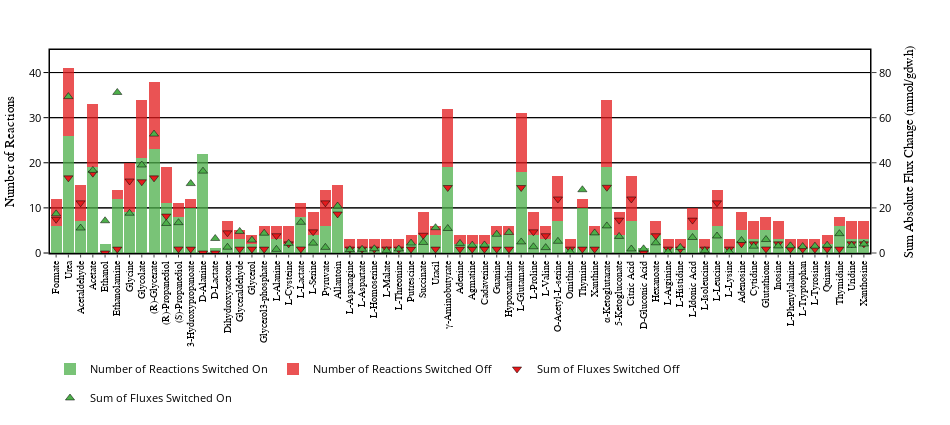
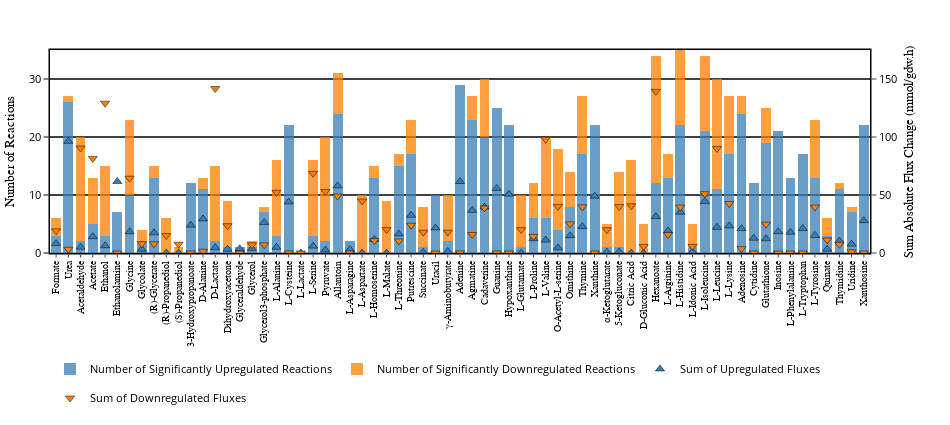

Notebook code cell kept with these figures, in order:
### Code cell
on_trace = go.Bar(x=metabolite_order, y=on_df.count().values,
                  name='Number of Reactions Switched On', 
                  marker=dict(color='#4DAF4A', line=dict(width=0, color='black')),
                  legendgroup='Switched On', showlegend=True, orientation='v', width=0.9, opacity=0.75)
off_trace = go.Bar(x=metabolite_order, y=off_df.count().values,
                   name='Number of Reactions Switched Off', marker=dict(color='#E41A1C', line=dict(width=0, color='black')),
                   legendgroup='Switched Off', showlegend=True, orientation='v', width=0.9, opacity=0.75)
on_flux_trace = go.Scatter(x=metabolite_order,y=on_df.sum().values,name='Sum of Fluxes Switched On',yaxis='y2',mode='markers',
                           marker_color=cl.scales['5']['qual']['Set1'][2], marker=dict(size=8, symbol='triangle-up',
                                                                                       line=dict(width=0.5, color='black')))
off_flux_trace = go.Scatter(x=metabolite_order,y=off_df.sum().values,name='Sum of Fluxes Switched Off',yaxis='y2',mode='markers',
                            marker_color=cl.scales['5']['qual']['Set1'][0], marker=dict(size=8, symbol='triangle-down',
                                                                                        line=dict(width=0.5, color='black')))

layout = go.Layout(height=425, width=950, barmode='stack', margin=dict(l=50, t=50), 
                   showlegend=True, legend=dict(orientation='h', x=0, y=-0.5, font=dict(size=11.38, color='black')),
                   xaxis=dict(showline=True, linewidth=1.5, linecolor='black', mirror=True, ticks='outside', ticklen=3, 
                              tickfont=dict(size=9.75, family='Arial', color='black'), tickangle=-90, side='bottom', 
                              range=(-0.5,66.5)),
                   yaxis=dict(title='Number of Reactions', titlefont=dict(family='Arial', size=13, color='black'),
                              showline=True, linewidth=1.5, linecolor='black', ticks='outside', range=(0,45), 
                              tickcolor='black', gridcolor='black', tickfont=dict(size=11.38, color='black'),mirror=False),
                  yaxis2=dict(title='Sum Absolute Flux Change (mmol/gdw.h)', anchor='x', overlaying='y', linewidth=1.5, linecolor='black',
                              titlefont=dict(family='Arial', size=13, color='black'), showline=True, ticks='outside',
                              range=(0,90), tickfont=dict(size=11.38, color='black'), gridcolor='black', mirror=False,
                              side='right'))
fig_on_off = go.Figure(data=[on_trace,off_trace,off_flux_trace, on_flux_trace],layout=layout)


trace_list=[]
upreg_trace = go.Bar(x=metabolite_order, y=significantly_upregulated_df.count().values,
                     name='Number of Significantly Upregulated Reactions', marker_color=cl.scales['5']['qual']['Set1'][1],
                     legendgroup='Number of Significantly Upregulated Reactions', 
                     showlegend=True, orientation='v', width=0.8, opacity=0.75)

downreg_trace = go.Bar(x=metabolite_order, y=significantly_downregulated_df.count().values,
                       name='Number of Significantly Downregulated Reactions', marker_color=cl.scales['5']['qual']['Set1'][4],
                       legendgroup='Number of Significantly Downregulated Reactions', 
                       showlegend=True, orientation='v', width=0.8, opacity=0.75)

upreg_flux_trace = go.Scatter(x=metabolite_order, y=significantly_upregulated_df.sum().values,
                              name='Sum of Upregulated Fluxes',yaxis='y2',mode='markers',
                              marker_color=cl.scales['5']['qual']['Set1'][1], 
                              marker=dict(size=8, symbol='triangle-up', line=dict(width=0.5, color='black')))

downreg_flux_trace = go.Scatter(x=metabolite_order, y=significantly_downregulated_df.sum().values,
                                name='Sum of Downregulated Fluxes',yaxis='y2',mode='markers',
                                marker_color=cl.scales['5']['qual']['Set1'][4], 
                                marker=dict(size=8, symbol='triangle-down', line=dict(width=0.5, color='black')))


layout = go.Layout(height=425, width=950, barmode='stack', margin=dict(l=50, t=50), 
                   showlegend=True, legend=dict(orientation='h', x=0, y=-0.5, font=dict(size=11.38, color='black')),
                   xaxis=dict(showline=True, linewidth=1.5, linecolor='black', mirror=True, ticks='outside', ticklen=3, 
                              tickfont=dict(size=9.75, family='Arial', color='black'), tickangle=-90, side='bottom', 
                              range=(-0.5,66.5)),
                   yaxis=dict(title='Number of Reactions', titlefont=dict(family='Arial', size=13, color='black'),
                              showline=True, linewidth=1.5, linecolor='black', ticks='outside', range=(0,35), 
                              tickcolor='black', gridcolor='black', tickfont=dict(size=11.38, color='black'),mirror=False),
                  yaxis2=dict(title='Sum Absolute Flux Change (mmol/gdw.h)', anchor='x', overlaying='y', linewidth=1.5, linecolor='black',
                              titlefont=dict(family='Arial', size=13, color='black'), showline=True, ticks='outside',
                              range=(0,175), tickfont=dict(size=11.38, color='black'), gridcolor='black', mirror=False,
                              side='right'))

fig_upregulated_downregulated = go.Figure(data=[upreg_trace,downreg_trace,upreg_flux_trace,downreg_flux_trace],layout=layout)






plot(fig_on_off)
plot(fig_upregulated_downregulated)

if not os.path.exists('images'):
    os.mkdir('images')
pio.write_image(fig_on_off, 'images/no_fluxes_productwise_on_off_objC.svg')
pio.write_image(fig_upregulated_downregulated, 'images/no_fluxes_productwise_upreg_downreg_objC.svg')

### Figure 1 — Plotly figure (JSON) as saved in the notebook; plotly's stock layout.template omitted (floating-point values rounded to 4 significant figures)
{"data": [{"legendgroup": "Switched On", "marker": {"color": "#4DAF4A", "line": {"color": "black", "width": 0}}, "name": "Number of Reactions Switched On", "opacity": 0.75, "orientation": "v", "showlegend": true, "type": "bar", "width": 0.9, "x": ["Formate", "Urea", "Acetaldehyde", "Acetate", "Ethanol", "Ethanolamine", "Glycine", "Glycolate", "(R)-Glycerate", "(R)-Propanediol", "(S)-Propanediol", "3-Hydroxypropanoate", "D-Alanine", "D-Lactate", "Dihydroxyacetone", "Glyceraldehyde", "Glycerol", "Glycerol3-phosphate", "L-Alanine", "L-Cysteine", "L-Lactate", "L-Serine", "Pyruvate", "Allantoin", "L-Asparagine", "L-Aspartate", "L-Homoserine", "L-Malate", "L-Threonine", "Putrescine", "Succinate", "Uracil", "γ-Aminobutyrate", "Adenine", "Agmatine", "Cadaverine", "Guanine", "Hypoxanthine", "L-Glutamate", "L-Proline", "L-Valine", "O-Acetyl-L-serine", "Ornithine", "Thymine", "Xanthine", "α-Ketoglutarate", "5-Ketogluconate", "Citric Acid", "D-Gluconic Acid", "Hexanoate", "L-Arginine", "L-Histidine", "L-Idonic Acid", "L-Isoleucine", "L-Leucine", "L-Lysine", "Adenosine", "Cytidine", "Glutathione", "Inosine", "L-Phenylalanine", "L-Tryptophan", "L-Tyrosine", "Quinate", "Thymidine", "Uridine", "Xanthosine"], "y": [6, 26, 7, 19, 2, 12, 9, 21, 23, 11, 8, 10, 22, 1, 3, 3, 2, 4, 3, 2, 8, 4, 6, 10, 1, 1, 1, 1, 1, 2, 4, 4, 19, 2, 2, 2, 4, 4, 18, 4, 3, 7, 1, 10, 4, 19, 4, 7, 1, 4, 1, 1, 5, 1, 6, 1, 5, 3, 5, 3, 1, 1, 1, 2, 6, 3, 3]}, {"legendgroup": "Switched Off", "marker": {"color": "#E41A1C", "line": {"color": "black", "width": 0}}, "name": "Number of Reactions Switched Off", "opacity": 0.75, "orientation": "v", "showlegend": true, "type": "bar", "width": 0.9, "x": ["Formate", "Urea", "Acetaldehyde", "Acetate", "Ethanol", "Ethanolamine", "Glycine", "Glycolate", "(R)-Glycerate", "(R)-Propanediol", "(S)-Propanediol", "3-Hydroxypropanoate", "D-Alanine", "D-Lactate", "Dihydroxyacetone", "Glyceraldehyde", "Glycerol", "Glycerol3-phosphate", "L-Alanine", "L-Cysteine", "L-Lactate", "L-Serine", "Pyruvate", "Allantoin", "L-Asparagine", "L-Aspartate", "L-Homoserine", "L-Malate", "L-Threonine", "Putrescine", "Succinate", "Uracil", "γ-Aminobutyrate", "Adenine", "Agmatine", "Cadaverine", "Guanine", "Hypoxanthine", "L-Glutamate", "L-Proline", "L-Valine", "O-Acetyl-L-serine", "Ornithine", "Thymine", "Xanthine", "α-Ketoglutarate", "5-Ketogluconate", "Citric Acid", "D-Gluconic Acid", "Hexanoate", "L-Arginine", "L-Histidine", "L-Idonic Acid", "L-Isoleucine", "L-Leucine", "L-Lysine", "Adenosine", "Cytidine", "Glutathione", "Inosine", "L-Phenylalanine", "L-Tryptophan", "L-Tyrosine", "Quinate", "Thymidine", "Uridine", "Xanthosine"], "y": [6, 15, 8, 14, 0, 2, 11, 13, 15, 8, 3, 2, 0, 0, 4, 2, 2, 2, 3, 4, 3, 5, 8, 5, 2, 2, 2, 2, 2, 2, 5, 2, 13, 2, 2, 2, 2, 2, 13, 5, 3, 10, 2, 2, 2, 15, 5, 10, 0, 3, 2, 2, 5, 2, 8, 2, 4, 4, 3, 4, 2, 2, 2, 2, 2, 4, 4]}, {"marker": {"color": "rgb(228,26,28)", "line": {"color": "black", "width": 0.5}, "size": 8, "symbol": "triangle-down"}, "mode": "markers", "name": "Sum of Fluxes Switched Off", "type": "scatter", "x": ["Formate", "Urea", "Acetaldehyde", "Acetate", "Ethanol", "Ethanolamine", "Glycine", "Glycolate", "(R)-Glycerate", "(R)-Propanediol", "(S)-Propanediol", "3-Hydroxypropanoate", "D-Alanine", "D-Lactate", "Dihydroxyacetone", "Glyceraldehyde", "Glycerol", "Glycerol3-phosphate", "L-Alanine", "L-Cysteine", "L-Lactate", "L-Serine", "Pyruvate", "Allantoin", "L-Asparagine", "L-Aspartate", "L-Homoserine", "L-Malate", "L-Threonine", "Putrescine", "Succinate", "Uracil", "γ-Aminobutyrate", "Adenine", "Agmatine", "Cadaverine", "Guanine", "Hypoxanthine", "L-Glutamate", "L-Proline", "L-Valine", "O-Acetyl-L-serine", "Ornithine", "Thymine", "Xanthine", "α-Ketoglutarate", "5-Ketogluconate", "Citric Acid", "D-Gluconic Acid", "Hexanoate", "L-Arginine", "L-Histidine", "L-Idonic Acid", "L-Isoleucine", "L-Leucine", "L-Lysine", "Adenosine", "Cytidine", "Glutathione", "Inosine", "L-Phenylalanine", "L-Tryptophan", "L-Tyrosine", "Quinate", "Thymidine", "Uridine", "Xanthosine"], "y": [14.94, 33.31, 22.24, 35.38, 0, 1.731, 31.94, 31.58, 33.31, 16.36, 1.784, 1.731, 0, 0, 8.951, 1.731, 1.731, 1.731, 7.657, 4.064, 1.784, 9.388, 22.24, 17.3, 1.731, 1.731, 1.731, 1.731, 1.731, 1.731, 7.867, 1.731, 29.03, 1.731, 1.731, 1.731, 1.731, 1.731, 29.03, 9.388, 7.657, 23.97, 1.731, 1.731, 1.731, 29.14, 14.58, 23.97, 0, 7.657, 1.731, 1.731, 14.58, 1.731, 22.24, 1.731, 4.064, 4.064, 1.784, 4.064, 1.731, 1.731, 1.731, 1.731, 1.731, 4.064, 4.064], "yaxis": "y2"}, {"marker": {"color": "rgb(77,175,74)", "line": {"color": "black", "width": 0.5}, "size": 8, "symbol": "triangle-up"}, "mode": "markers", "name": "Sum of Fluxes Switched On", "type": "scatter", "x": ["Formate", "Urea", "Acetaldehyde", "Acetate", "Ethanol", "Ethanolamine", "Glycine", "Glycolate", "(R)-Glycerate", "(R)-Propanediol", "(S)-Propanediol", "3-Hydroxypropanoate", "D-Alanine", "D-Lactate", "Dihydroxyacetone", "Glyceraldehyde", "Glycerol", "Glycerol3-phosphate", "L-Alanine", "L-Cysteine", "L-Lactate", "L-Serine", "Pyruvate", "Allantoin", "L-Asparagine", "L-Aspartate", "L-Homoserine", "L-Malate", "L-Threonine", "Putrescine", "Succinate", "Uracil", "γ-Aminobutyrate", "Adenine", "Agmatine", "Cadaverine", "Guanine", "Hypoxanthine", "L-Glutamate", "L-Proline", "L-Valine", "O-Acetyl-L-serine", "Ornithine", "Thymine", "Xanthine", "α-Ketoglutarate", "5-Ketogluconate", "Citric Acid", "D-Gluconic Acid", "Hexanoate", "L-Arginine", "L-Histidine", "L-Idonic Acid", "L-Isoleucine", "L-Leucine", "L-Lysine", "Adenosine", "Cytidine", "Glutathione", "Inosine", "L-Phenylalanine", "L-Tryptophan", "L-Tyrosine", "Quinate", "Thymidine", "Uridine", "Xanthosine"], "y": [17.37, 69.35, 11.06, 36.62, 14.29, 71.18, 17.63, 39.01, 52.71, 13.1, 13.44, 30.78, 36.29, 6.444, 2.563, 9.57, 5.711, 8.763, 1.612, 4.29, 13.61, 4.373, 2.5, 20.84, 1.458, 1.632, 1.871, 1.018, 1.793, 4.399, 4.674, 11.22, 10.87, 4.25, 3.487, 3.579, 8.309, 9.121, 4.908, 2.766, 2.386, 5.181, 0.6198, 28.05, 8.908, 12.01, 7.347, 1.781, 1.864, 4.515, 0.5451, 2.473, 6.873, 1.042, 7.534, 0.6498, 5.552, 3.008, 5.966, 3.129, 3.192, 2.846, 3.035, 3.455, 8.567, 3.375, 3.985], "yaxis": "y2"}], "layout": {"barmode": "stack", "height": 425, "legend": {"font": {"color": "black", "size": 11.38}, "orientation": "h", "x": 0, "y": -0.5}, "margin": {"l": 50, "t": 50}, "showlegend": true, "width": 950, "xaxis": {"linecolor": "black", "linewidth": 1.5, "mirror": true, "range": [-0.5, 66.5], "showline": true, "side": "bottom", "tickangle": -90, "tickfont": {"color": "black", "family": "Arial", "size": 9.75}, "ticklen": 3, "ticks": "outside"}, "yaxis": {"gridcolor": "black", "linecolor": "black", "linewidth": 1.5, "mirror": false, "range": [0, 45], "showline": true, "tickcolor": "black", "tickfont": {"color": "black", "size": 11.38}, "ticks": "outside", "title": {"font": {"color": "black", "family": "Arial", "size": 13}, "text": "Number of Reactions"}}, "yaxis2": {"anchor": "x", "gridcolor": "black", "linecolor": "black", "linewidth": 1.5, "mirror": false, "overlaying": "y", "range": [0, 90], "showline": true, "side": "right", "tickfont": {"color": "black", "size": 11.38}, "ticks": "outside", "title": {"font": {"color": "black", "family": "Arial", "size": 13}, "text": "Sum Absolute Flux Change (mmol/gdw.h)"}}}}

### Figure 2 — Plotly figure (JSON) as saved in the notebook; plotly's stock layout.template omitted (floating-point values rounded to 4 significant figures)
{"data": [{"legendgroup": "Number of Significantly Upregulated Reactions", "marker": {"color": "rgb(55,126,184)"}, "name": "Number of Significantly Upregulated Reactions", "opacity": 0.75, "orientation": "v", "showlegend": true, "type": "bar", "width": 0.8, "x": ["Formate", "Urea", "Acetaldehyde", "Acetate", "Ethanol", "Ethanolamine", "Glycine", "Glycolate", "(R)-Glycerate", "(R)-Propanediol", "(S)-Propanediol", "3-Hydroxypropanoate", "D-Alanine", "D-Lactate", "Dihydroxyacetone", "Glyceraldehyde", "Glycerol", "Glycerol3-phosphate", "L-Alanine", "L-Cysteine", "L-Lactate", "L-Serine", "Pyruvate", "Allantoin", "L-Asparagine", "L-Aspartate", "L-Homoserine", "L-Malate", "L-Threonine", "Putrescine", "Succinate", "Uracil", "γ-Aminobutyrate", "Adenine", "Agmatine", "Cadaverine", "Guanine", "Hypoxanthine", "L-Glutamate", "L-Proline", "L-Valine", "O-Acetyl-L-serine", "Ornithine", "Thymine", "Xanthine", "α-Ketoglutarate", "5-Ketogluconate", "Citric Acid", "D-Gluconic Acid", "Hexanoate", "L-Arginine", "L-Histidine", "L-Idonic Acid", "L-Isoleucine", "L-Leucine", "L-Lysine", "Adenosine", "Cytidine", "Glutathione", "Inosine", "L-Phenylalanine", "L-Tryptophan", "L-Tyrosine", "Quinate", "Thymidine", "Uridine", "Xanthosine"], "y": [3, 26, 2, 5, 3, 7, 10, 2, 13, 0, 0, 12, 11, 2, 1, 1, 1, 7, 3, 22, 0, 3, 2, 24, 2, 0, 13, 0, 15, 17, 1, 10, 2, 29, 23, 20, 25, 22, 1, 6, 6, 4, 8, 17, 22, 1, 1, 0, 0, 12, 13, 22, 1, 21, 11, 17, 24, 12, 19, 21, 13, 17, 13, 3, 11, 7, 22]}, {"legendgroup": "Number of Significantly Downregulated Reactions", "marker": {"color": "rgb(255,127,0)"}, "name": "Number of Significantly Downregulated Reactions", "opacity": 0.75, "orientation": "v", "showlegend": true, "type": "bar", "width": 0.8, "x": ["Formate", "Urea", "Acetaldehyde", "Acetate", "Ethanol", "Ethanolamine", "Glycine", "Glycolate", "(R)-Glycerate", "(R)-Propanediol", "(S)-Propanediol", "3-Hydroxypropanoate", "D-Alanine", "D-Lactate", "Dihydroxyacetone", "Glyceraldehyde", "Glycerol", "Glycerol3-phosphate", "L-Alanine", "L-Cysteine", "L-Lactate", "L-Serine", "Pyruvate", "Allantoin", "L-Asparagine", "L-Aspartate", "L-Homoserine", "L-Malate", "L-Threonine", "Putrescine", "Succinate", "Uracil", "γ-Aminobutyrate", "Adenine", "Agmatine", "Cadaverine", "Guanine", "Hypoxanthine", "L-Glutamate", "L-Proline", "L-Valine", "O-Acetyl-L-serine", "Ornithine", "Thymine", "Xanthine", "α-Ketoglutarate", "5-Ketogluconate", "Citric Acid", "D-Gluconic Acid", "Hexanoate", "L-Arginine", "L-Histidine", "L-Idonic Acid", "L-Isoleucine", "L-Leucine", "L-Lysine", "Adenosine", "Cytidine", "Glutathione", "Inosine", "L-Phenylalanine", "L-Tryptophan", "L-Tyrosine", "Quinate", "Thymidine", "Uridine", "Xanthosine"], "y": [3, 1, 18, 8, 12, 0, 13, 2, 2, 6, 1, 0, 2, 13, 8, 0, 1, 1, 13, 0, 0, 13, 18, 7, 0, 10, 2, 9, 2, 6, 7, 0, 8, 0, 4, 10, 0, 0, 9, 6, 14, 14, 6, 10, 0, 4, 13, 16, 5, 22, 4, 13, 4, 13, 19, 10, 3, 0, 6, 0, 0, 0, 10, 3, 1, 1, 0]}, {"marker": {"color": "rgb(55,126,184)", "line": {"color": "black", "width": 0.5}, "size": 8, "symbol": "triangle-up"}, "mode": "markers", "name": "Sum of Upregulated Fluxes", "type": "scatter", "x": ["Formate", "Urea", "Acetaldehyde", "Acetate", "Ethanol", "Ethanolamine", "Glycine", "Glycolate", "(R)-Glycerate", "(R)-Propanediol", "(S)-Propanediol", "3-Hydroxypropanoate", "D-Alanine", "D-Lactate", "Dihydroxyacetone", "Glyceraldehyde", "Glycerol", "Glycerol3-phosphate", "L-Alanine", "L-Cysteine", "L-Lactate", "L-Serine", "Pyruvate", "Allantoin", "L-Asparagine", "L-Aspartate", "L-Homoserine", "L-Malate", "L-Threonine", "Putrescine", "Succinate", "Uracil", "γ-Aminobutyrate", "Adenine", "Agmatine", "Cadaverine", "Guanine", "Hypoxanthine", "L-Glutamate", "L-Proline", "L-Valine", "O-Acetyl-L-serine", "Ornithine", "Thymine", "Xanthine", "α-Ketoglutarate", "5-Ketogluconate", "Citric Acid", "D-Gluconic Acid", "Hexanoate", "L-Arginine", "L-Histidine", "L-Idonic Acid", "L-Isoleucine", "L-Leucine", "L-Lysine", "Adenosine", "Cytidine", "Glutathione", "Inosine", "L-Phenylalanine", "L-Tryptophan", "L-Tyrosine", "Quinate", "Thymidine", "Uridine", "Xanthosine"], "y": [8.089, 96.27, 4.976, 14.11, 6.254, 61.62, 18.29, 3.184, 17.37, 0, 0, 24.02, 29.39, 4.641, 3.252, 3.642, 3.848, 26.32, 4.961, 43.99, 0, 5.929, 2.664, 57.85, 3.097, 0, 11.69, 0, 16.47, 32.51, 0.5363, 21.63, 1.276, 61.64, 36.75, 39.58, 55.7, 50.73, 0.06597, 12.38, 11.13, 4.522, 14.96, 22.75, 48.97, 0.7347, 1.057, 0, 0, 31.38, 19.03, 35.17, 1.067, 44.44, 22.1, 23.36, 21.03, 12.71, 12.29, 18.39, 17.93, 21.1, 15.15, 3.292, 10.38, 7.655, 27.88], "yaxis": "y2"}, {"marker": {"color": "rgb(255,127,0)", "line": {"color": "black", "width": 0.5}, "size": 8, "symbol": "triangle-down"}, "mode": "markers", "name": "Sum of Downregulated Fluxes", "type": "scatter", "x": ["Formate", "Urea", "Acetaldehyde", "Acetate", "Ethanol", "Ethanolamine", "Glycine", "Glycolate", "(R)-Glycerate", "(R)-Propanediol", "(S)-Propanediol", "3-Hydroxypropanoate", "D-Alanine", "D-Lactate", "Dihydroxyacetone", "Glyceraldehyde", "Glycerol", "Glycerol3-phosphate", "L-Alanine", "L-Cysteine", "L-Lactate", "L-Serine", "Pyruvate", "Allantoin", "L-Asparagine", "L-Aspartate", "L-Homoserine", "L-Malate", "L-Threonine", "Putrescine", "Succinate", "Uracil", "γ-Aminobutyrate", "Adenine", "Agmatine", "Cadaverine", "Guanine", "Hypoxanthine", "L-Glutamate", "L-Proline", "L-Valine", "O-Acetyl-L-serine", "Ornithine", "Thymine", "Xanthine", "α-Ketoglutarate", "5-Ketogluconate", "Citric Acid", "D-Gluconic Acid", "Hexanoate", "L-Arginine", "L-Histidine", "L-Idonic Acid", "L-Isoleucine", "L-Leucine", "L-Lysine", "Adenosine", "Cytidine", "Glutathione", "Inosine", "L-Phenylalanine", "L-Tryptophan", "L-Tyrosine", "Quinate", "Thymidine", "Uridine", "Xanthosine"], "y": [19.12, 3.232, 90.53, 81.56, 129.2, 0, 64.55, 8.005, 7.949, 15.08, 7.544, 0, 1.506, 141.8, 23.51, 0, 7.085, 7.092, 52.32, 0, 0, 68.68, 53.03, 49.1, 0, 44.79, 10.71, 20.15, 10.42, 23.93, 17.94, 0, 17.98, 0, 15.92, 38.78, 0, 0, 20.16, 14.29, 98.01, 40.16, 25.13, 39.76, 0, 20.06, 40.0, 40.7, 5.657, 139.3, 16.01, 39.61, 5.751, 51.12, 90.06, 42.67, 3.768, 0, 24.81, 0, 0, 0, 39.56, 11.21, 7.557, 1.021, 0], "yaxis": "y2"}], "layout": {"barmode": "stack", "height": 425, "legend": {"font": {"color": "black", "size": 11.38}, "orientation": "h", "x": 0, "y": -0.5}, "margin": {"l": 50, "t": 50}, "showlegend": true, "width": 950, "xaxis": {"linecolor": "black", "linewidth": 1.5, "mirror": true, "range": [-0.5, 66.5], "showline": true, "side": "bottom", "tickangle": -90, "tickfont": {"color": "black", "family": "Arial", "size": 9.75}, "ticklen": 3, "ticks": "outside"}, "yaxis": {"gridcolor": "black", "linecolor": "black", "linewidth": 1.5, "mirror": false, "range": [0, 35], "showline": true, "tickcolor": "black", "tickfont": {"color": "black", "size": 11.38}, "ticks": "outside", "title": {"font": {"color": "black", "family": "Arial", "size": 13}, "text": "Number of Reactions"}}, "yaxis2": {"anchor": "x", "gridcolor": "black", "linecolor": "black", "linewidth": 1.5, "mirror": false, "overlaying": "y", "range": [0, 175], "showline": true, "side": "right", "tickfont": {"color": "black", "size": 11.38}, "ticks": "outside", "title": {"font": {"color": "black", "family": "Arial", "size": 13}, "text": "Sum Absolute Flux Change (mmol/gdw.h)"}}}}
